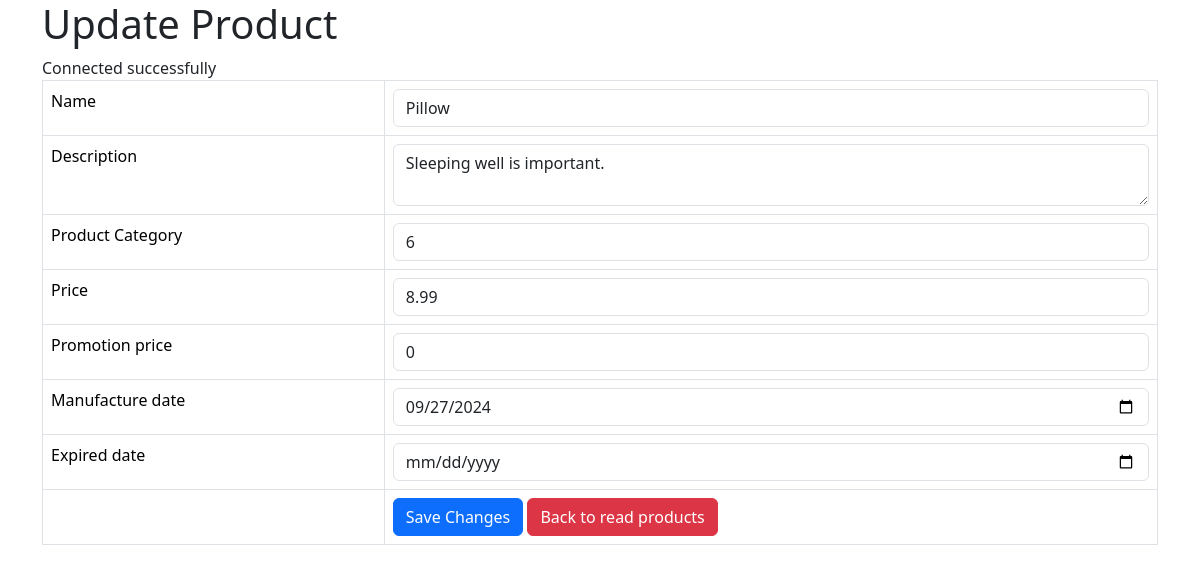
Page /product_update.php?id=8 on the earlier database version.
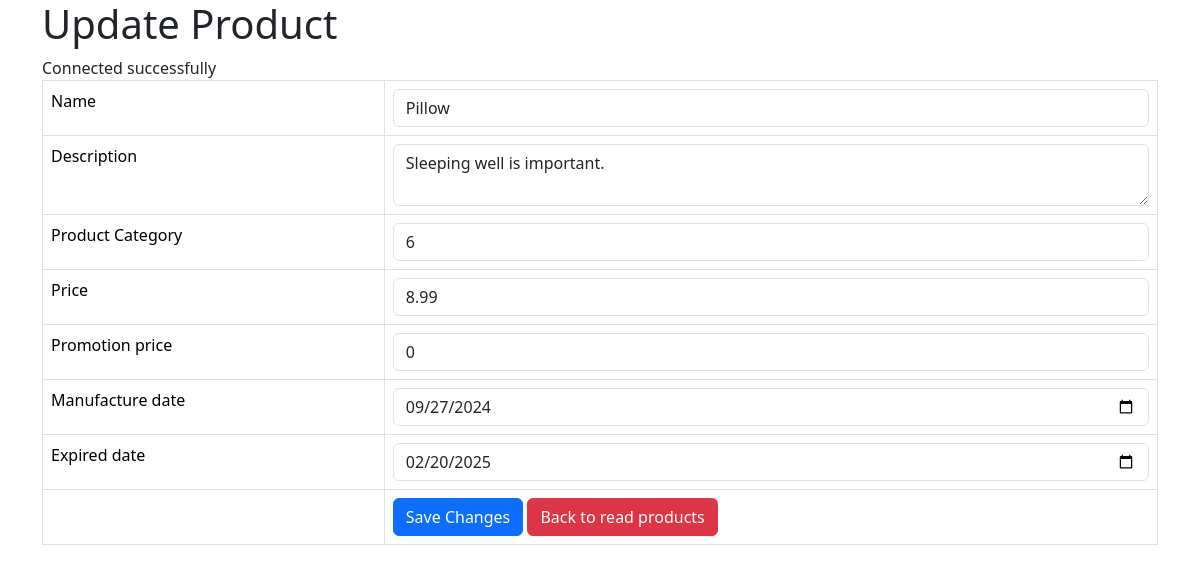
Same page on the later database version.
### tables this page shows
CREATE TABLE IF NOT EXISTS `products` (
  `id` int NOT NULL AUTO_INCREMENT,
  `name` varchar(128) NOT NULL,
  `description` text NOT NULL,
  `product_cat` int NOT NULL,
  `price` double NOT NULL,
  `promotion_price` double NOT NULL,
  `manufacture_date` date NOT NULL,
  `expired_date` date NOT NULL,
  `created` datetime NOT NULL,
  `modified` timestamp NOT NULL DEFAULT CURRENT_TIMESTAMP ON UPDATE CURRENT_TIMESTAMP,
  PRIMARY KEY (`id`)
);

### product_update.php (the view, shortened to what this page needs)
<!DOCTYPE HTML>
<html>
<head>
    <link href="https://cdn.jsdelivr.net/npm/bootstrap@5.3.3/dist/css/bootstrap.min.css" rel="stylesheet">
</head>
<body>
    <div class="container">
        <div class="page-header">
            <h1>Update Product</h1>
        </div>
        <?php
        $id = isset($_GET['id']) ? $_GET['id'] : die('ERROR: Record ID not found.');
        include 'config/database.php';
        try {
            $query = "SELECT id, name, description, product_cat, price, promotion_price, manufacture_date, expired_date FROM products WHERE id = ? LIMIT 0,1";
            $stmt = $con->prepare($query);
            $stmt->bindParam(1, $id);
            $stmt->execute();
            $row = $stmt->fetch(PDO::FETCH_ASSOC);
            $name = $row['name'];
            $description = $row['description'];
            $product_cat = $row['product_cat'];
            $price = $row['price'];
            $promotion_price = $row['promotion_price'];
            $manufacture_date = $row['manufacture_date'];
            $expired_date = $row['expired_date'];
        }
        catch (PDOException $exception) {
            die('ERROR: ' . $exception->getMessage());
        }
        ?>
        <form action="<?php echo htmlspecialchars($_SERVER["PHP_SELF"] . "?id={$id}"); ?>" method="post">
            <table class='table table-hover table-responsive table-bordered'>
                <tr>
                    <td>Name</td>
                    <td><input type='text' name='name' value="<?php echo $name;  ?>" class='form-control' /></td>
                </tr>
                <tr>
                    <td>Description</td>
                    <td><textarea name='description' class='form-control'><?php echo $description;  ?></textarea></td>
                </tr>
                <tr>
                    <td>Product Category</td>
                    <td><input type='text' name='product_cat' value="<?php echo $product_cat;  ?>" class='form-control' /></td>
                </tr>
                <tr>
                    <td>Price</td>
                    <td><input type='text' name='price' value="<?php echo $price;  ?>" class='form-control' /></td>
                </tr>
                <tr>
                    <td>Promotion price</td>
                    <td><input type='text' name='promotion_price' value="<?php echo $promotion_price;  ?>" class='form-control' /></td>
                </tr>
                <tr>
                    <td>Manufacture date</td>
                    <td><input type='date' name='manufacture_date' value="<?php echo $manufacture_date;  ?>" class='form-control' /></td>
                </tr>
                <tr>
                    <td>Expired date</td>
                    <td><input type='date' name='expired_date' value="<?php echo $expired_date;  ?>" class='form-control' /></td>
                </tr>
                <tr>
                    <td></td>
                    <td>
                        <input type='submit' value='Save Changes' class='btn btn-primary' />
                        <a href='product_listing.php' class='btn btn-danger'>Back to read products</a>
                    </td>
                </tr>
            </table>
        </form>
    </div>
</body>
</html>

Differences in the rows shown:
changed products "Pillow": expired_date (not shown) → "02/20/2025"
